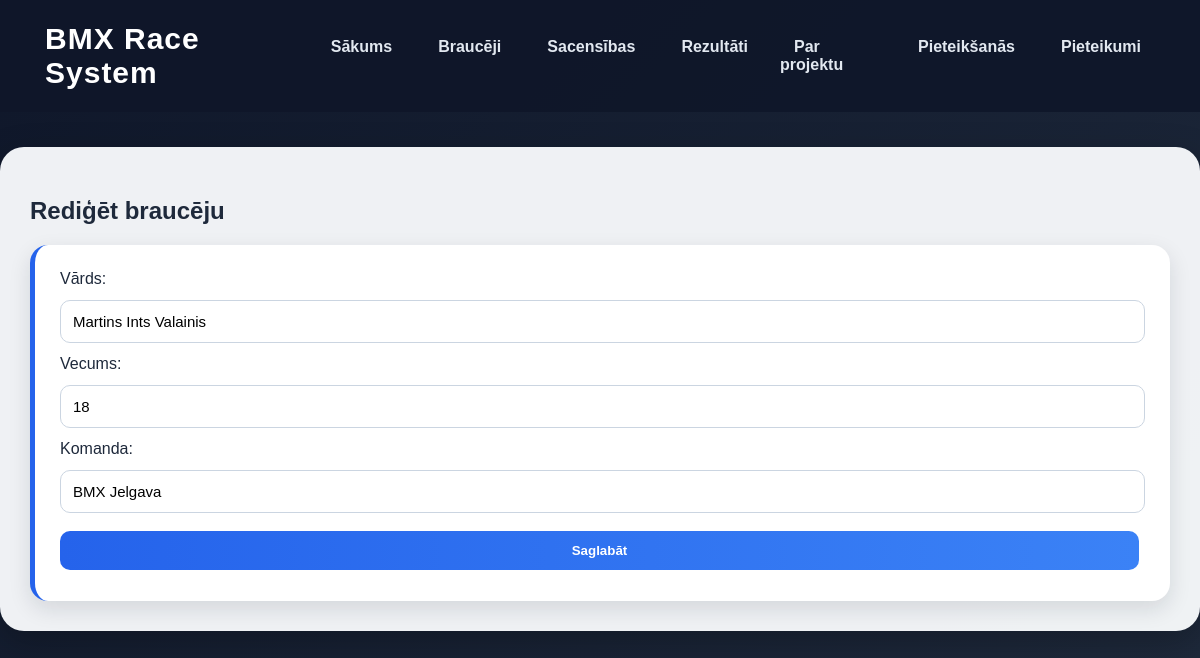
Screenshot of /edit_rider/1 with the database file from the repository.
### tables this page shows
CREATE TABLE riders (
            id INTEGER PRIMARY KEY AUTOINCREMENT,
            name TEXT NOT NULL,
            age INTEGER NOT NULL,
            team_id INTEGER,
            FOREIGN KEY (team_id) REFERENCES teams (id)
        );

CREATE TABLE teams (
            id INTEGER PRIMARY KEY AUTOINCREMENT,
            name TEXT NOT NULL,
            city TEXT NOT NULL
        );

### app.py (the view, shortened to what this page needs)
@app.route("/edit_rider/<int:id>", methods=["GET", "POST"])
def edit_rider(id):
    conn = get_db_connection()
    rider = conn.execute("""
        SELECT riders.id, riders.name, riders.age, teams.name AS team_name
        FROM riders
        LEFT JOIN teams ON riders.team_id = teams.id
        WHERE riders.id = ?
    """, (id,)).fetchone()
    conn.close()
    return render_template("edit_rider.html", rider=rider)

### app.py (called while the page is built)
def get_db_connection():
    conn = sqlite3.connect("database.db")
    conn.row_factory = sqlite3.Row
    return conn

### templates/edit_rider.html
{% extends "base.html" %}
{% block content %}
<h2>Rediģēt braucēju</h2>
<form method="POST" class="card">
    <label>Vārds:</label>
    <input type="text" name="name" value="{{ rider.name }}" required>
    <label>Vecums:</label>
    <input type="number" name="age" value="{{ rider.age }}" required>
    <label>Komanda:</label>
    <input type="text" name="team_name" value="{{ rider.team_name }}" required>
    <button type="submit">Saglabāt</button>
</form>
{% endblock %}

### static/style.css (style rules this page uses)
body { margin: 0; font-family: Arial, sans-serif; background: linear-gradient(135deg, #0f172a, #1e293b); color: #1e293b; }
.card { background: white; padding: 25px; border-radius: 18px; margin-top: 20px; box-shadow: 0 8px 22px rgba(15,23,42,0.12); border-left: 5px solid #2563eb; }
.button, button { background: linear-gradient(90deg, #2563eb, #3b82f6); color: white; padding: 12px 20px; border-radius: 10px; text-decoration: none; border: none; font-weight: bold; cursor: pointer; display: inline-block; margin: 6px 6px 6px 0; }
form { display: flex; flex-direction: column; gap: 12px; }
input, select { padding: 12px; border-radius: 10px; border: 1px solid #cbd5e1; font-size: 15px; }

### rows the page displays
riders: name "Martins Ints Valainis", age "18"
teams: team_name "BMX Jelgava"
